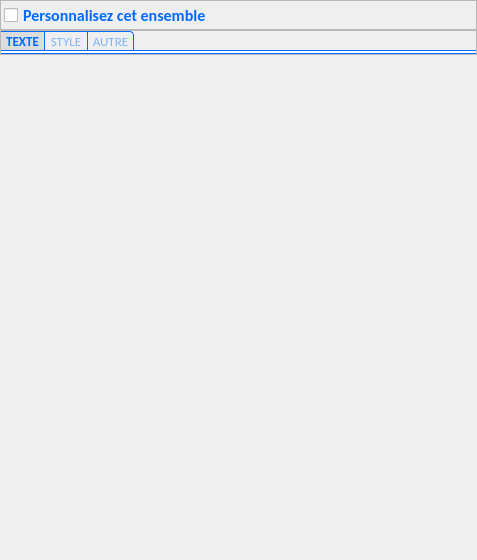
<?xml version="1.0" encoding="UTF-8"?>
<ui version="4.0">
 <class>SetUI</class>
 <widget class="QWidget" name="SetUI">
  <property name="enabled">
   <bool>true</bool>
  </property>
  <property name="geometry">
   <rect>
    <x>0</x>
    <y>0</y>
    <width>477</width>
    <height>560</height>
   </rect>
  </property>
  <property name="sizePolicy">
   <sizepolicy hsizetype="Preferred" vsizetype="Minimum">
    <horstretch>0</horstretch>
    <verstretch>0</verstretch>
   </sizepolicy>
  </property>
  <property name="windowTitle">
   <string>Form</string>
  </property>
  <layout class="QVBoxLayout" name="verticalLayout">
   <property name="spacing">
    <number>0</number>
   </property>
   <property name="leftMargin">
    <number>0</number>
   </property>
   <property name="topMargin">
    <number>0</number>
   </property>
   <property name="rightMargin">
    <number>0</number>
   </property>
   <property name="bottomMargin">
    <number>0</number>
   </property>
   <item>
    <widget class="QFrame" name="frameIndividualSettings">
     <property name="maximumSize">
      <size>
       <width>16777215</width>
       <height>30</height>
      </size>
     </property>
     <property name="frameShape">
      <enum>QFrame::StyledPanel</enum>
     </property>
     <property name="frameShadow">
      <enum>QFrame::Raised</enum>
     </property>
     <layout class="QGridLayout" name="gridLayout">
      <property name="leftMargin">
       <number>3</number>
      </property>
      <property name="topMargin">
       <number>5</number>
      </property>
      <property name="rightMargin">
       <number>3</number>
      </property>
      <property name="bottomMargin">
       <number>5</number>
      </property>
      <item row="1" column="2">
       <spacer name="horizontalSpacer_2">
        <property name="orientation">
         <enum>Qt::Horizontal</enum>
        </property>
        <property name="sizeHint" stdset="0">
         <size>
          <width>40</width>
          <height>20</height>
         </size>
        </property>
       </spacer>
      </item>
      <item row="1" column="0" colspan="2">
       <widget class="QCheckBox" name="cbEnableIndividualConsign">
        <property name="minimumSize">
         <size>
          <width>150</width>
          <height>0</height>
         </size>
        </property>
        <property name="toolTip">
         <string>Utiliser les paramètres définis ci-dessous pour cet ensemble</string>
        </property>
        <property name="styleSheet">
         <string notr="true">QWidget {
  
	color : rgb(0,106,255);
    font:  bold 12pt Calibri;


 }
</string>
        </property>
        <property name="text">
         <string>Personnalisez cet ensemble</string>
        </property>
       </widget>
      </item>
     </layout>
    </widget>
   </item>
   <item>
    <widget class="QFrame" name="frameSet">
     <property name="enabled">
      <bool>true</bool>
     </property>
     <property name="sizePolicy">
      <sizepolicy hsizetype="Preferred" vsizetype="Minimum">
       <horstretch>0</horstretch>
       <verstretch>0</verstretch>
      </sizepolicy>
     </property>
     <property name="minimumSize">
      <size>
       <width>0</width>
       <height>0</height>
      </size>
     </property>
     <property name="frameShape">
      <enum>QFrame::StyledPanel</enum>
     </property>
     <property name="frameShadow">
      <enum>QFrame::Raised</enum>
     </property>
     <layout class="QVBoxLayout" name="verticalLayout_2">
      <property name="spacing">
       <number>0</number>
      </property>
      <property name="leftMargin">
       <number>0</number>
      </property>
      <property name="topMargin">
       <number>0</number>
      </property>
      <property name="rightMargin">
       <number>0</number>
      </property>
      <property name="bottomMargin">
       <number>0</number>
      </property>
      <item>
       <widget class="QTabWidget" name="tabSet">
        <property name="enabled">
         <bool>true</bool>
        </property>
        <property name="sizePolicy">
         <sizepolicy hsizetype="Expanding" vsizetype="Minimum">
          <horstretch>0</horstretch>
          <verstretch>0</verstretch>
         </sizepolicy>
        </property>
        <property name="minimumSize">
         <size>
          <width>0</width>
          <height>0</height>
         </size>
        </property>
        <property name="maximumSize">
         <size>
          <width>16777215</width>
          <height>16777215</height>
         </size>
        </property>
        <property name="styleSheet">
         <string notr="true">
/* ################################  TAB BAR*/

QTabWidget::tab-bar {
    alignment: left;
}

/* ################################  PANE */

QTabWidget::pane { 

	/* border */
    border: 0px solid rgb(0,106,255);
    border-top: 1px solid rgb(0,106,255);
	border-right: 0px solid rgb(0,106,255);
	border-bottom: 1px solid rgb(0,106,255);


	/* border radius */
	border-top-right-radius: 0px;
	border-top-left-radius: 0px;
	border-bottom-right-radius: 0px;
	border-bottom-left-radius: 0px;

	/* color */
	background-color:rgb(255, 255, 255)
}

/* ################################  TAB*/

/* ################ BASE */

QTabBar::tab {

	/* border */
    border: 0px solid rgb(0,106,255);
    border-right: 1px solid rgb(0,106,255);
    border-top: 1px solid rgb(0,106,255);

	/* border radius */
    border-radius: 0px;

	/* size */
	height:4ex;
	min-width:20ex;

	/* padding */
    padding: 2px;
}

/* ################ SELECTION */

QTabBar::tab:!selected {

	/* color */
	background-color: qlineargradient(x1: 0, y1: 0, x2: 0, y2: 1,
                                       stop: 0 #f6f7fa, stop: 1 #dadbde);
	color : rgb(127,180,255);

	/* font */
  	font:  10pt Calibri;
}


QTabBar::tab:selected {

	/* color */
	color : rgb(0,106,255);
    background-color:  rgb(220,220,220);

	/* font */
	 font: bold 10pt Calibri;
}


/* ################ HOVER*/

QTabBar::tab:hover  {

	/* color */
	color : rgb(0,106,255);	
    background-color: qlineargradient(x1: 0, y1: 0, x2: 0, y2: 1,
                                       stop: 0 #dadbde, stop: 1 #f6f7fa);

	/* font */
	 font: bold 10pt Calibri;
}


/* ################ FIRST / LAST */

QTabBar::tab:first{

	/* border */
	border-left: 0px solid rgb(0,106,255);

	/* border radius */
	border-top-left-radius: 0px;
	border-bottom-left-radius: 0px;

}

QTabBar::tab:last{

	/* border radius */
	 border-top-right-radius: 4px;
}
</string>
        </property>
        <property name="tabPosition">
         <enum>QTabWidget::North</enum>
        </property>
        <property name="tabShape">
         <enum>QTabWidget::Rounded</enum>
        </property>
        <property name="currentIndex">
         <number>0</number>
        </property>
        <property name="elideMode">
         <enum>Qt::ElideLeft</enum>
        </property>
        <widget class="QWidget" name="tabSetText">
         <property name="sizePolicy">
          <sizepolicy hsizetype="Preferred" vsizetype="Expanding">
           <horstretch>0</horstretch>
           <verstretch>0</verstretch>
          </sizepolicy>
         </property>
         <attribute name="title">
          <string>TEXTE</string>
         </attribute>
         <layout class="QVBoxLayout" name="vlText">
          <property name="spacing">
           <number>0</number>
          </property>
          <property name="leftMargin">
           <number>0</number>
          </property>
          <property name="topMargin">
           <number>0</number>
          </property>
          <property name="rightMargin">
           <number>0</number>
          </property>
          <property name="bottomMargin">
           <number>0</number>
          </property>
         </layout>
        </widget>
        <widget class="QWidget" name="tabSetStyle">
         <property name="enabled">
          <bool>true</bool>
         </property>
         <attribute name="title">
          <string>STYLE</string>
         </attribute>
         <layout class="QGridLayout" name="gridLayout_7">
          <property name="leftMargin">
           <number>0</number>
          </property>
          <property name="topMargin">
           <number>0</number>
          </property>
          <property name="rightMargin">
           <number>0</number>
          </property>
          <property name="bottomMargin">
           <number>0</number>
          </property>
          <property name="spacing">
           <number>0</number>
          </property>
          <item row="0" column="0">
           <layout class="QVBoxLayout" name="vlSetStyle">
            <property name="spacing">
             <number>0</number>
            </property>
           </layout>
          </item>
         </layout>
        </widget>
        <widget class="QWidget" name="tabMisc">
         <attribute name="title">
          <string>AUTRE</string>
         </attribute>
         <layout class="QVBoxLayout" name="vlMisc">
          <property name="spacing">
           <number>0</number>
          </property>
          <property name="leftMargin">
           <number>0</number>
          </property>
          <property name="topMargin">
           <number>0</number>
          </property>
          <property name="rightMargin">
           <number>0</number>
          </property>
          <property name="bottomMargin">
           <number>0</number>
          </property>
         </layout>
        </widget>
       </widget>
      </item>
     </layout>
    </widget>
   </item>
   <item>
    <spacer name="verticalSpacer1">
     <property name="orientation">
      <enum>Qt::Vertical</enum>
     </property>
     <property name="sizeHint" stdset="0">
      <size>
       <width>20</width>
       <height>40</height>
      </size>
     </property>
    </spacer>
   </item>
  </layout>
 </widget>
 <resources/>
 <connections/>
</ui>
